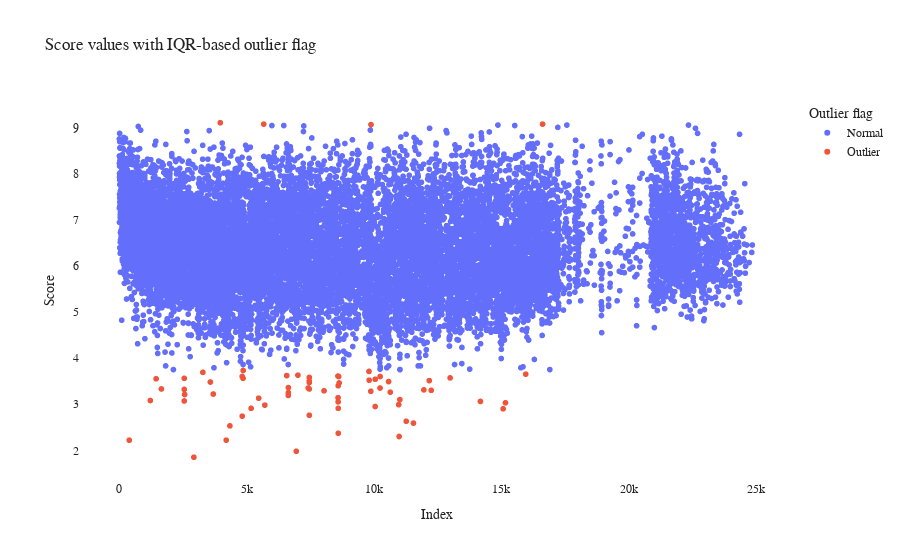

Write notebook code for a chart like this one.
### Code cell
# Outlier inspection for Score
if "Score" in df_typed.columns:
    lb_score, ub_score, mask_score_outlier = detect_outliers_iqr(df_typed["Score"], factor=1.5)

    n_total = df_typed["Score"].notna().sum()
    n_outliers = int(mask_score_outlier.sum())

    print("=== Outlier inspection - Score ===")
    print(f"IQR lower bound : {lb_score:.2f}")
    print(f"IQR upper bound : {ub_score:.2f}")
    print(f"Non-missing rows: {n_total}")
    print(f"Outlier count   : {n_outliers} ({n_outliers / n_total * 100:.2f} percent)")

    # Show extreme outliers
    score_outliers = df_typed.loc[mask_score_outlier, ["Name", "Score"]].sort_values("Score")
    print("\nExamples of lowest and highest Score outliers:")
    display(pd.concat([score_outliers.head(5), score_outliers.tail(5)]))

    # Plot Score highlighting outliers in Plotly
    fig_score = px.scatter(
        df_typed,
        x=np.arange(len(df_typed)),
        y="Score",
        color=mask_score_outlier.map({True: "Outlier", False: "Normal"}),
        labels={"x": "Index", "Score": "Score", "color": "Outlier flag"},
        title="Score values with IQR-based outlier flag",
    )
    fig_score.show()

### Figure 1 — Plotly figure (JSON) as saved in the notebook; plotly's stock layout.template omitted (floating-point values rounded to 4 significant figures; data arrays with more than 128 entries replaced by an {"elided": "..."} marker saying what was removed)
{"data": [{"hovertemplate": "Outlier flag=Normal<br>Index=%{x}<br>Score=%{y}<extra></extra>", "legendgroup": "Normal", "marker": {"color": "#636EFA", "symbol": "circle"}, "mode": "markers", "name": "Normal", "showlegend": true, "type": "scattergl", "x": {"elided": "24837 int values"}, "xaxis": "x", "y": {"elided": "24837 float values"}, "yaxis": "y"}, {"hovertemplate": "Outlier flag=Outlier<br>Index=%{x}<br>Score=%{y}<extra></extra>", "legendgroup": "Outlier", "marker": {"color": "#EF553B", "symbol": "circle"}, "mode": "markers", "name": "Outlier", "showlegend": true, "type": "scattergl", "x": [387, 1215, 1441, 1649, 2545, 2546, 2547, 2561, 2925, 3278, 3573, 3686, 3961, 4194, 4339, 4821, 4823, 4855, 4860, 5173, 5469, 5667, 5710, 6570, 6632, 6635, 6637, 6947, 7010, 7414, 7455, 7456, 7457, 7458, 7459, 8036, 8583, 8585, 8589, 8591, 8593, 8594, 8609, 8628, 9801, 9808, 9871, 9880, 10043, 10044, 10234, 10237, 10569, 10636, 10966, 10984, 11014, 11263, 11548, 11956, 12169, 12245, 12986, 14177, 15070, 15160, 15957, 16617], "xaxis": "x", "y": [2.22, 3.08, 3.55, 3.33, 3.07, 3.32, 3.56, 3.21, 1.85, 3.69, 3.48, 3.22, 9.1, 2.22, 2.53, 3.6, 2.74, 3.56, 3.73, 2.91, 3.13, 9.07, 2.98, 3.62, 3.19, 3.25, 3.36, 1.98, 3.63, 3.35, 3.5, 3.33, 3.47, 2.76, 3.58, 3.29, 3.61, 3.14, 3.05, 3.4, 2.91, 2.37, 3.6, 3.46, 3.71, 3.52, 3.28, 9.06, 2.95, 3.54, 3.35, 3.6, 3.49, 3.26, 2.99, 2.3, 3.1, 2.63, 2.59, 3.31, 3.51, 3.3, 3.57, 3.06, 2.9, 3.03, 3.65, 9.07], "yaxis": "y"}], "layout": {"legend": {"title": {"text": "Outlier flag"}, "tracegroupgap": 0}, "title": {"text": "Score values with IQR-based outlier flag"}, "xaxis": {"anchor": "y", "domain": [0, 1], "title": {"text": "Index"}}, "yaxis": {"anchor": "x", "domain": [0, 1], "title": {"text": "Score"}}}}
